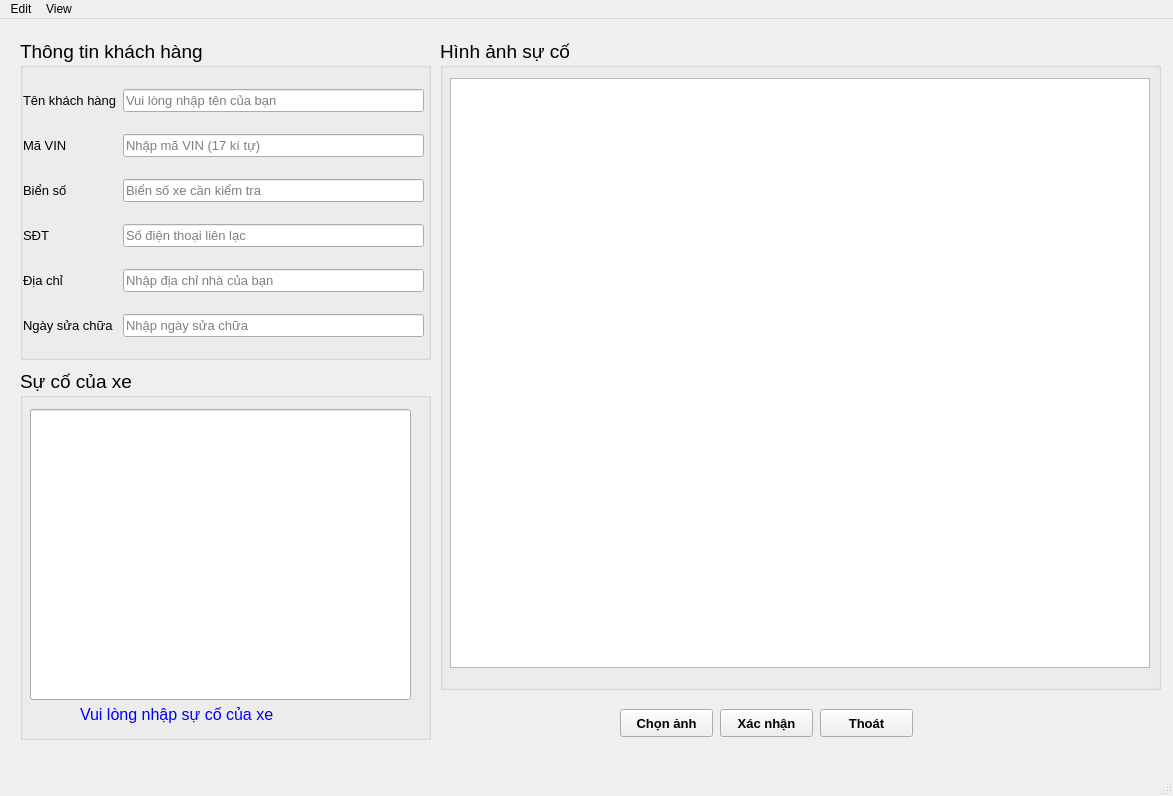
<?xml version="1.0" encoding="UTF-8"?>
<ui version="4.0">
 <class>MainWindow</class>
 <widget class="QMainWindow" name="MainWindow">
  <property name="geometry">
   <rect>
    <x>0</x>
    <y>0</y>
    <width>1173</width>
    <height>796</height>
   </rect>
  </property>
  <property name="windowTitle">
   <string>Dữ liệu khách hàng</string>
  </property>
  <widget class="QWidget" name="centralwidget">
   <widget class="QSplitter" name="splitter">
    <property name="geometry">
     <rect>
      <x>0</x>
      <y>0</y>
      <width>0</width>
      <height>0</height>
     </rect>
    </property>
    <property name="orientation">
     <enum>Qt::Horizontal</enum>
    </property>
   </widget>
   <widget class="QSplitter" name="splitter_2">
    <property name="geometry">
     <rect>
      <x>0</x>
      <y>0</y>
      <width>0</width>
      <height>0</height>
     </rect>
    </property>
    <property name="orientation">
     <enum>Qt::Horizontal</enum>
    </property>
   </widget>
   <widget class="QWidget" name="layoutWidget">
    <property name="geometry">
     <rect>
      <x>0</x>
      <y>0</y>
      <width>2</width>
      <height>2</height>
     </rect>
    </property>
    <layout class="QHBoxLayout" name="horizontalLayout"/>
   </widget>
   <widget class="QWidget" name="layoutWidget">
    <property name="geometry">
     <rect>
      <x>0</x>
      <y>0</y>
      <width>2</width>
      <height>2</height>
     </rect>
    </property>
    <layout class="QHBoxLayout" name="horizontalLayout_2"/>
   </widget>
   <widget class="QSplitter" name="splitter_3">
    <property name="geometry">
     <rect>
      <x>0</x>
      <y>0</y>
      <width>0</width>
      <height>0</height>
     </rect>
    </property>
    <property name="orientation">
     <enum>Qt::Vertical</enum>
    </property>
   </widget>
   <widget class="QWidget" name="layoutWidget">
    <property name="geometry">
     <rect>
      <x>0</x>
      <y>0</y>
      <width>2</width>
      <height>2</height>
     </rect>
    </property>
    <layout class="QVBoxLayout" name="verticalLayout_4"/>
   </widget>
   <widget class="QSplitter" name="splitter_4">
    <property name="geometry">
     <rect>
      <x>0</x>
      <y>0</y>
      <width>0</width>
      <height>0</height>
     </rect>
    </property>
    <property name="orientation">
     <enum>Qt::Vertical</enum>
    </property>
   </widget>
   <widget class="QGroupBox" name="GB_incident_phenomena">
    <property name="geometry">
     <rect>
      <x>20</x>
      <y>350</y>
      <width>411</width>
      <height>371</height>
     </rect>
    </property>
    <property name="font">
     <font>
      <pointsize>14</pointsize>
     </font>
    </property>
    <property name="title">
     <string>Sự cố của xe</string>
    </property>
    <property name="flat">
     <bool>false</bool>
    </property>
    <property name="checkable">
     <bool>false</bool>
    </property>
    <widget class="QLabel" name="Label_incident_phenomena_warning">
     <property name="geometry">
      <rect>
       <x>60</x>
       <y>330</y>
       <width>291</width>
       <height>31</height>
      </rect>
     </property>
     <property name="font">
      <font>
       <pointsize>12</pointsize>
      </font>
     </property>
     <property name="text">
      <string>&lt;html&gt;&lt;head/&gt;&lt;body&gt;&lt;p&gt;&lt;span style=&quot; color:blue;&quot;&gt;Vui lòng nhập sự cố của xe&lt;/span&gt;&lt;/p&gt;&lt;/body&gt;&lt;/html&gt;</string>
     </property>
     <property name="textInteractionFlags">
      <set>Qt::NoTextInteraction</set>
     </property>
    </widget>
    <widget class="QLineEdit" name="LE_damage">
     <property name="geometry">
      <rect>
       <x>10</x>
       <y>40</y>
       <width>381</width>
       <height>291</height>
      </rect>
     </property>
     <property name="alignment">
      <set>Qt::AlignLeading|Qt::AlignLeft|Qt::AlignTop</set>
     </property>
    </widget>
   </widget>
   <widget class="QGroupBox" name="GB_customer_information">
    <property name="geometry">
     <rect>
      <x>20</x>
      <y>20</y>
      <width>411</width>
      <height>321</height>
     </rect>
    </property>
    <property name="font">
     <font>
      <pointsize>14</pointsize>
     </font>
    </property>
    <property name="mouseTracking">
     <bool>false</bool>
    </property>
    <property name="title">
     <string>Thông tin khách hàng</string>
    </property>
    <widget class="QWidget" name="layoutWidget">
     <property name="geometry">
      <rect>
       <x>3</x>
       <y>34</y>
       <width>401</width>
       <height>281</height>
      </rect>
     </property>
     <layout class="QGridLayout" name="LT_customer_information">
      <item row="0" column="0">
       <widget class="QLabel" name="label_customer_name">
        <property name="font">
         <font>
          <pointsize>10</pointsize>
         </font>
        </property>
        <property name="text">
         <string>Tên khách hàng</string>
        </property>
       </widget>
      </item>
      <item row="0" column="1">
       <widget class="QLineEdit" name="LE_customer_name">
        <property name="font">
         <font>
          <pointsize>10</pointsize>
         </font>
        </property>
        <property name="whatsThis">
         <string notr="true"/>
        </property>
        <property name="autoFillBackground">
         <bool>false</bool>
        </property>
        <property name="placeholderText">
         <string>Vui lòng nhập tên của bạn</string>
        </property>
        <property name="clearButtonEnabled">
         <bool>true</bool>
        </property>
       </widget>
      </item>
      <item row="1" column="0">
       <widget class="QLabel" name="label_VIN_code">
        <property name="font">
         <font>
          <pointsize>10</pointsize>
         </font>
        </property>
        <property name="text">
         <string>Mã VIN</string>
        </property>
       </widget>
      </item>
      <item row="1" column="1">
       <widget class="QLineEdit" name="LE_VIN_code">
        <property name="font">
         <font>
          <pointsize>10</pointsize>
         </font>
        </property>
        <property name="placeholderText">
         <string>Nhập mã VIN (17 kí tự)</string>
        </property>
        <property name="clearButtonEnabled">
         <bool>true</bool>
        </property>
       </widget>
      </item>
      <item row="2" column="0">
       <widget class="QLabel" name="label_number_plate">
        <property name="font">
         <font>
          <pointsize>10</pointsize>
         </font>
        </property>
        <property name="text">
         <string>Biển số</string>
        </property>
       </widget>
      </item>
      <item row="2" column="1">
       <widget class="QLineEdit" name="LE_number_plate">
        <property name="font">
         <font>
          <pointsize>10</pointsize>
         </font>
        </property>
        <property name="placeholderText">
         <string>Biển số xe cần kiểm tra</string>
        </property>
        <property name="clearButtonEnabled">
         <bool>true</bool>
        </property>
       </widget>
      </item>
      <item row="3" column="0">
       <widget class="QLabel" name="label_phone_number">
        <property name="font">
         <font>
          <pointsize>10</pointsize>
         </font>
        </property>
        <property name="text">
         <string>SĐT</string>
        </property>
       </widget>
      </item>
      <item row="3" column="1">
       <widget class="QLineEdit" name="LE_phone_number">
        <property name="font">
         <font>
          <pointsize>10</pointsize>
         </font>
        </property>
        <property name="placeholderText">
         <string>Số điện thoại liên lạc</string>
        </property>
        <property name="clearButtonEnabled">
         <bool>true</bool>
        </property>
       </widget>
      </item>
      <item row="4" column="0">
       <widget class="QLabel" name="label_address">
        <property name="font">
         <font>
          <pointsize>10</pointsize>
         </font>
        </property>
        <property name="text">
         <string>Địa chỉ</string>
        </property>
       </widget>
      </item>
      <item row="4" column="1">
       <widget class="QLineEdit" name="LE_address">
        <property name="font">
         <font>
          <pointsize>10</pointsize>
         </font>
        </property>
        <property name="placeholderText">
         <string>Nhập địa chỉ nhà của bạn</string>
        </property>
        <property name="clearButtonEnabled">
         <bool>true</bool>
        </property>
       </widget>
      </item>
      <item row="5" column="0">
       <widget class="QLabel" name="label_fixing_date">
        <property name="font">
         <font>
          <pointsize>10</pointsize>
         </font>
        </property>
        <property name="text">
         <string>Ngày sửa chữa</string>
        </property>
       </widget>
      </item>
      <item row="5" column="1">
       <widget class="QLineEdit" name="LE_fixing_date">
        <property name="font">
         <font>
          <pointsize>10</pointsize>
         </font>
        </property>
        <property name="placeholderText">
         <string>Nhập ngày sửa chữa</string>
        </property>
        <property name="clearButtonEnabled">
         <bool>true</bool>
        </property>
       </widget>
      </item>
     </layout>
    </widget>
   </widget>
   <widget class="QGroupBox" name="GB_incident_images">
    <property name="geometry">
     <rect>
      <x>440</x>
      <y>20</y>
      <width>721</width>
      <height>651</height>
     </rect>
    </property>
    <property name="font">
     <font>
      <pointsize>14</pointsize>
     </font>
    </property>
    <property name="title">
     <string>Hình ảnh sự cố</string>
    </property>
    <widget class="QGraphicsView" name="GV_inciden_images">
     <property name="geometry">
      <rect>
       <x>10</x>
       <y>39</y>
       <width>700</width>
       <height>590</height>
      </rect>
     </property>
     <property name="autoFillBackground">
      <bool>true</bool>
     </property>
     <property name="backgroundBrush">
      <brush brushstyle="NoBrush">
       <color alpha="255">
        <red>0</red>
        <green>0</green>
        <blue>0</blue>
       </color>
      </brush>
     </property>
     <property name="foregroundBrush">
      <brush brushstyle="NoBrush">
       <color alpha="255">
        <red>0</red>
        <green>0</green>
        <blue>0</blue>
       </color>
      </brush>
     </property>
     <property name="dragMode">
      <enum>QGraphicsView::NoDrag</enum>
     </property>
    </widget>
   </widget>
   <widget class="QLabel" name="QL_label_3">
    <property name="geometry">
     <rect>
      <x>240</x>
      <y>710</y>
      <width>55</width>
      <height>16</height>
     </rect>
    </property>
    <property name="text">
     <string/>
    </property>
   </widget>
   <widget class="QPushButton" name="BT_confirm">
    <property name="geometry">
     <rect>
      <x>720</x>
      <y>690</y>
      <width>93</width>
      <height>28</height>
     </rect>
    </property>
    <property name="font">
     <font>
      <pointsize>10</pointsize>
      <weight>75</weight>
      <bold>true</bold>
     </font>
    </property>
    <property name="text">
     <string>Xác nhận</string>
    </property>
   </widget>
   <widget class="QPushButton" name="BT_exit">
    <property name="geometry">
     <rect>
      <x>820</x>
      <y>690</y>
      <width>93</width>
      <height>28</height>
     </rect>
    </property>
    <property name="font">
     <font>
      <pointsize>10</pointsize>
      <weight>75</weight>
      <bold>true</bold>
     </font>
    </property>
    <property name="text">
     <string>Thoát</string>
    </property>
   </widget>
   <widget class="QPushButton" name="BT_Ghaph">
    <property name="geometry">
     <rect>
      <x>620</x>
      <y>690</y>
      <width>93</width>
      <height>28</height>
     </rect>
    </property>
    <property name="font">
     <font>
      <pointsize>10</pointsize>
      <weight>75</weight>
      <bold>true</bold>
     </font>
    </property>
    <property name="text">
     <string>Chọn ảnh</string>
    </property>
   </widget>
   <zorder>GB_incident_phenomena</zorder>
   <zorder>GB_incident_images</zorder>
   <zorder>splitter</zorder>
   <zorder>splitter_2</zorder>
   <zorder>layoutWidget</zorder>
   <zorder>layoutWidget</zorder>
   <zorder>splitter_3</zorder>
   <zorder>layoutWidget</zorder>
   <zorder>splitter_4</zorder>
   <zorder>GB_customer_information</zorder>
   <zorder>QL_label_3</zorder>
   <zorder>BT_confirm</zorder>
   <zorder>BT_exit</zorder>
   <zorder>BT_Ghaph</zorder>
  </widget>
  <widget class="QMenuBar" name="menubar">
   <property name="geometry">
    <rect>
     <x>0</x>
     <y>0</y>
     <width>1173</width>
     <height>26</height>
    </rect>
   </property>
   <widget class="QMenu" name="menuEdit">
    <property name="title">
     <string>Edit</string>
    </property>
    <addaction name="QA_actionOpen"/>
    <addaction name="QA_actionNew"/>
    <addaction name="QA_actionSave"/>
    <addaction name="QA_actionSave_as"/>
   </widget>
   <widget class="QMenu" name="menuView">
    <property name="title">
     <string>View</string>
    </property>
    <addaction name="QA_actionGraphics_car"/>
    <addaction name="QA_actionDate"/>
   </widget>
   <addaction name="menuEdit"/>
   <addaction name="menuView"/>
  </widget>
  <widget class="QStatusBar" name="statusbar"/>
  <action name="QA_actionOpen">
   <property name="text">
    <string>Open</string>
   </property>
  </action>
  <action name="QA_actionNew">
   <property name="text">
    <string>New</string>
   </property>
  </action>
  <action name="QA_actionSave">
   <property name="text">
    <string>Save</string>
   </property>
  </action>
  <action name="QA_actionSave_as">
   <property name="text">
    <string>Save as</string>
   </property>
  </action>
  <action name="QA_actionGraphics_car">
   <property name="text">
    <string>Graphics car</string>
   </property>
  </action>
  <action name="QA_actionDate">
   <property name="text">
    <string>Date </string>
   </property>
  </action>
 </widget>
 <resources/>
 <connections/>
</ui>
